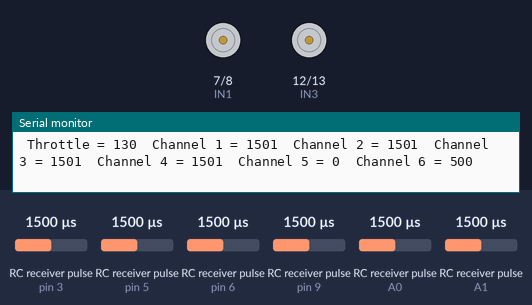
A program run on a simulated Arduino Uno, built with avr-gcc and run on an emulated ATmega328P. Parts: motor-driver pin pairs drawn as motors (green arrow = first pin HIGH = forward, orange = second pin HIGH = backward, longer = more drive, scaled by the enable pin), the last lines printed to the serial monitor. Wiring (inferred from the names in the program): 6 × RC receiver channel: data pin 3 / data pin 5 / data pin 6 / data pin 9 / data A1 / data A0. The test bench sets the inputs (shaded band); at power-on: RC receiver pulse (sensors on pin 9, pin 3, pin 5, pin 6, A0, A1) 1500 µs.

Above: at 1.2 s.
1.3 s: RC receiver pulse (sensor on pin 9) set to 1020 µs
At 1.7 s:
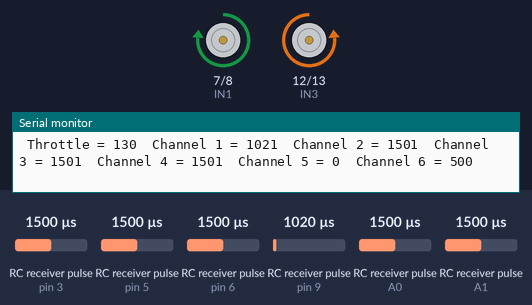
2.9 s: RC receiver pulse (sensor on pin 9) set to 1250 µs
At 4.1 s:
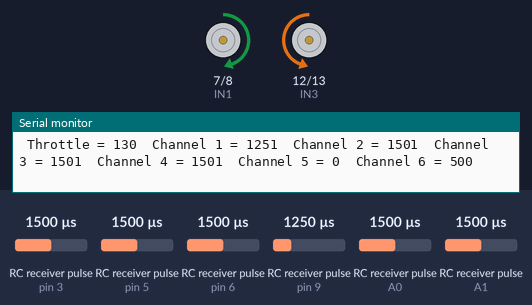
4.5 s: RC receiver pulse (sensor on pin 9) set to 1750 µs
At 5.4 s:
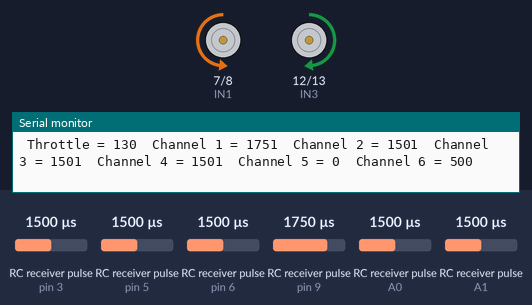
6.1 s: RC receiver pulse (sensor on pin 9) set to 1980 µs
At 6.6 s:
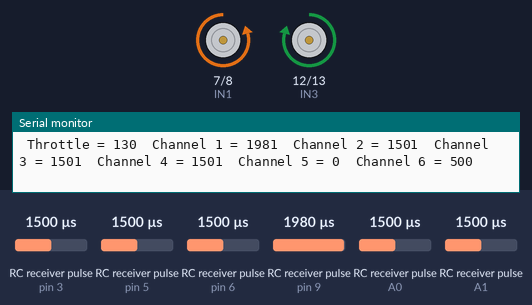
7.7 s: RC receiver pulse (sensor on pin 9) set to 1590 µs
At 9.0 s:
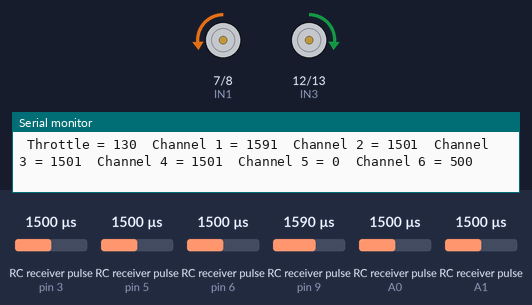
9.3 s: RC receiver pulse (sensor on pin 9) set to 1500 µs
At 10.2 s:
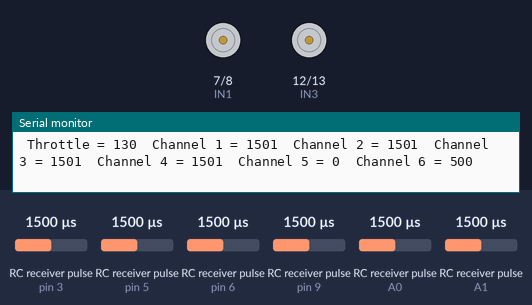
Timing chart, 0 to 11.9 s (numbered marks = the images above; inputs shaded):
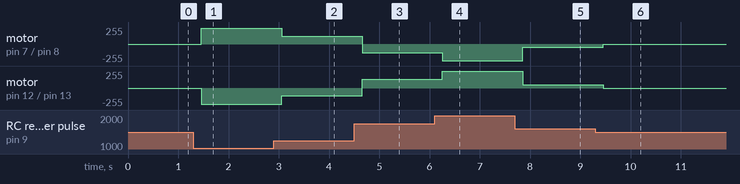

The program:

main.cpp
```cpp
#include <Arduino.h>
#include <Servo.h> //Add the servo library and the pins for the turret.
//Define the pins for the motor driver (L298N).
int ENA= 10;
int IN1= 7;
int IN2= 8;

int IN3= 12;
int IN4= 13;
int ENB= 11;

// Define the drive functions.
int forward;
int backward;
int left;
int right;

//Define the channels of the analog inputs of the reciever.
int ch1 = 9;
int ch2 = 6;
int ch3 = 5;
int ch4 = 3;
int ch5 = A1;
int ch6 = A0;

//Define the pulsein functions.
int PWM_CH1=0;
int PWM_CH2=0;
int PWM_CH3=0;
int PWM_CH4=0;
int PWM_CH5=0;
int PWM_CH6=0;

//define the digital inputs vals for the switches.
int CH5_VAL=0;
int CH6_VAL=0;
int speedControl;
void setup() {
//Define the inputs and engage the serial monitor in the setup.
pinMode(ch1,INPUT);
pinMode(ch2,INPUT);
pinMode(ch3,INPUT);
pinMode(ch4,INPUT);
pinMode(ch5,INPUT);
pinMode(ch6,INPUT);

pinMode(ENA,OUTPUT);
pinMode(IN1,OUTPUT);
pinMode(IN2,OUTPUT);

pinMode(ENB,OUTPUT);
pinMode(IN3,OUTPUT);
pinMode(IN4,OUTPUT);

Serial.begin(115200);
}

void loop() {
//Read the PWM pulse.
PWM_CH1 = pulseIn (ch1,HIGH);
PWM_CH2 = pulseIn (ch2,HIGH);
PWM_CH3 = pulseIn (ch3,HIGH);
PWM_CH4 = pulseIn (ch4,HIGH);
PWM_CH5 = pulseIn (ch5,HIGH);
PWM_CH6 = pulseIn (ch6,HIGH);

//Format the digital switched inputs.
if(PWM_CH5>1300){
  CH5_VAL=0;
}
else{
  CH5_VAL=1000;
}

if(PWM_CH6<1100){
  CH6_VAL=1000;
}
if(PWM_CH6>1300){
  CH6_VAL=500;
}
if(PWM_CH6>1600){
  CH6_VAL=0;
}

//Map and constrain the speedControl for the throttle stick.
PWM_CH2 = constrain(PWM_CH2, 1000, 1980);
speedControl = map(PWM_CH2, 1000, 1980, 0, 255);
speedControl = constrain(speedControl, 0, 255);
Serial.print(" Throttle = ");
Serial.print(speedControl);

//Read the pulses on the serial monitor, with a bit of formating.
Serial.print("  Channel 1 = ");
Serial.print(PWM_CH1);

Serial.print("  Channel 2 = ");
Serial.print(PWM_CH2);

Serial.print("  Channel 3 = ");
Serial.print(PWM_CH3);

Serial.print("  Channel 4 = ");
Serial.print(PWM_CH4);

Serial.print("  Channel 5 = ");
Serial.print(CH5_VAL);

Serial.print("  Channel 6 = ");
Serial.println(CH6_VAL);

//Map the PWM_CH functions to the motors for a forward motion.
if(CH5_VAL==1000){
  forward = map (speedControl, 0, 255, 0, 255);
digitalWrite(IN1,LOW);
digitalWrite(IN2,HIGH);
analogWrite(ENA,forward);

digitalWrite(IN3,LOW);
digitalWrite(IN4,HIGH);
analogWrite(ENB,forward);
}

//Map the PWM_CH functions to the motors for a backward motion.
if(CH5_VAL==0){
  backward = map (speedControl, 0, 255, 0, 255);
digitalWrite(IN1,HIGH);
digitalWrite(IN2,LOW);
analogWrite(ENA,backward);

digitalWrite(IN3,HIGH);
digitalWrite(IN4,LOW);
analogWrite(ENB,backward);
}

//Map the PWM_CH functions to the motors for a left motion.
if(PWM_CH1<1470){
  left = map (PWM_CH1, 1470, 993, 0, 255);
digitalWrite(IN1,HIGH);
digitalWrite(IN2,LOW);
analogWrite(ENA,left);

digitalWrite(IN3,LOW);
digitalWrite(IN4,HIGH);
analogWrite(ENB,left);
  }

//Map the PWM_CH functions to the motors for a right motion.
if(PWM_CH1>1500){
right = map (PWM_CH1, 1500, 1990, 0, 255);
digitalWrite(IN1,LOW);
digitalWrite(IN2,HIGH);
analogWrite(ENA,right);

digitalWrite(IN3,HIGH);
digitalWrite(IN4,LOW);
analogWrite(ENB,right);
   }
}
```

Measured:
- after the input at 1.3 s, motor on pin 7 (IN1) / pin 8 (IN2): stopped → forward 240/255 after 0.16 s; motor on pin 12 (IN3) / pin 13 (IN4): stopped → backward 240/255 after 0.16 s
- after the input at 2.9 s, motor on pin 7 (IN1) / pin 8 (IN2): forward 240/255 → forward 117/255 after 0.16 s; motor on pin 12 (IN3) / pin 13 (IN4): backward 240/255 → backward 117/255 after 0.16 s
- after the input at 4.5 s, motor on pin 7 (IN1) / pin 8 (IN2): forward 117/255 → backward 130/255 after 0.16 s; motor on pin 12 (IN3) / pin 13 (IN4): backward 117/255 → forward 130/255 after 0.16 s
- after the input at 6.1 s, motor on pin 7 (IN1) / pin 8 (IN2): backward 130/255 → backward 250/255 after 0.16 s; motor on pin 12 (IN3) / pin 13 (IN4): forward 130/255 → forward 250/255 after 0.16 s
- after the input at 7.7 s, motor on pin 7 (IN1) / pin 8 (IN2): backward 250/255 → backward 47/255 after 0.16 s; motor on pin 12 (IN3) / pin 13 (IN4): forward 250/255 → forward 47/255 after 0.16 s
- after the input at 9.3 s, motor on pin 7 (IN1) / pin 8 (IN2): backward 47/255 → stopped after 0.16 s; motor on pin 12 (IN3) / pin 13 (IN4): forward 47/255 → stopped after 0.16 s
